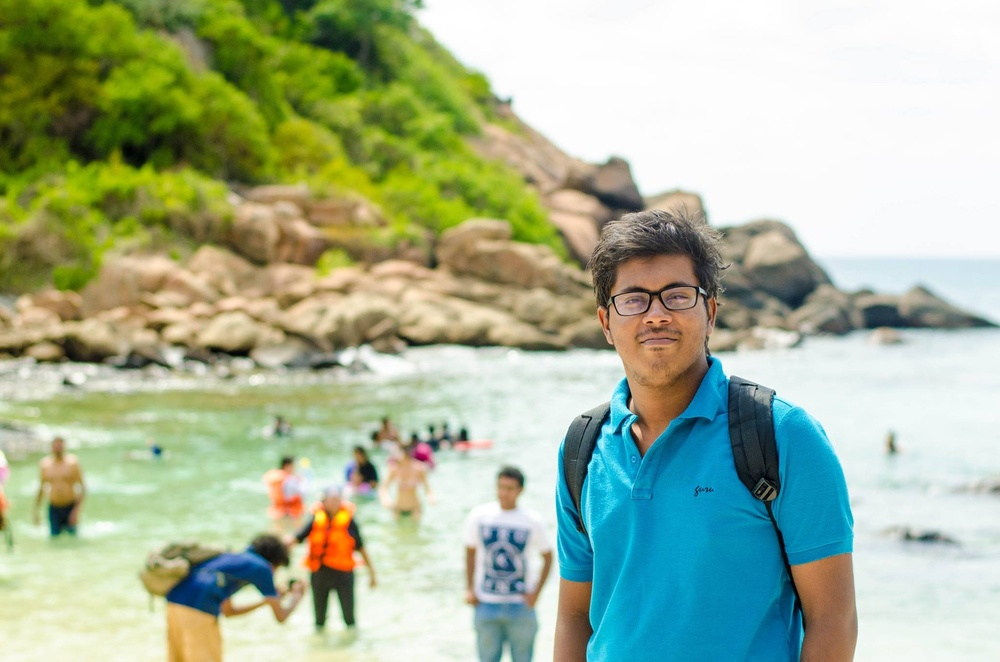
%> input picture ImagePrecessing/basics/me.jpg, 1000 x 662 px, shrunk from 2048 x 1356 before the run
$ octave histrogram.m   (GNU Octave 9; MATLAB toolbox functions it lacks are replaced by stand-ins)
%> lines starting %> are read from the running program, lines starting %| are printed output that depends on the picture
a=imread('me.jpg');
%> a is the input picture: size 662x1000x3 uint8; mean R, G, B 167, 181.6, 153.4
m=size(a,1);
%> m = 662
l=size(a,2);
%> l = 1000

red=a(:,:,1);
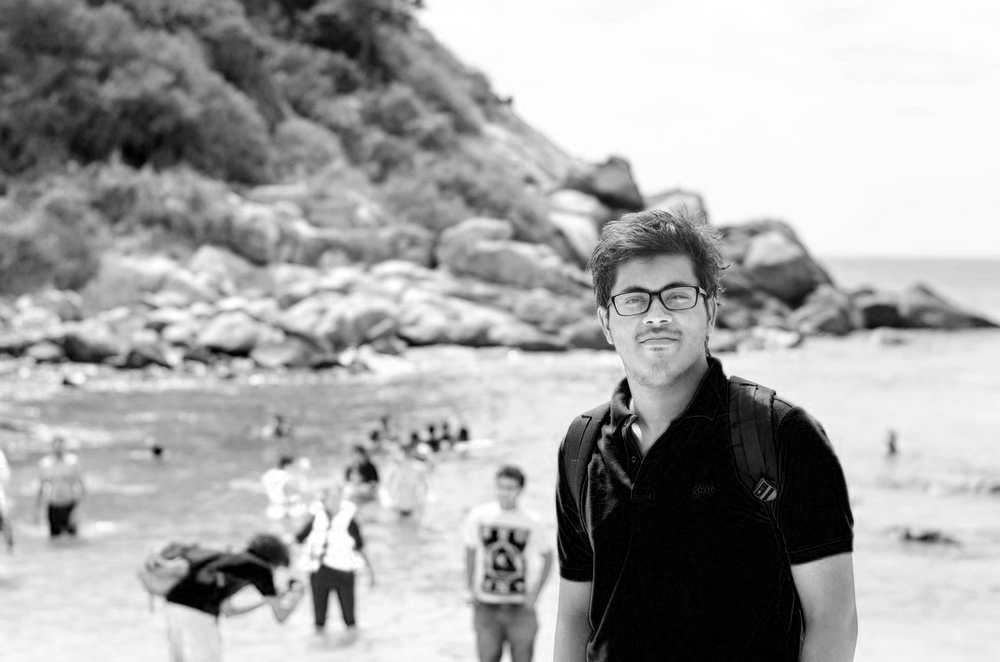
%> red: size 662x1000 uint8; min 0, max 255, mean 167
green=a(:,:,1);
blue=a(:,:,1);

gray=rgb2gray(a);
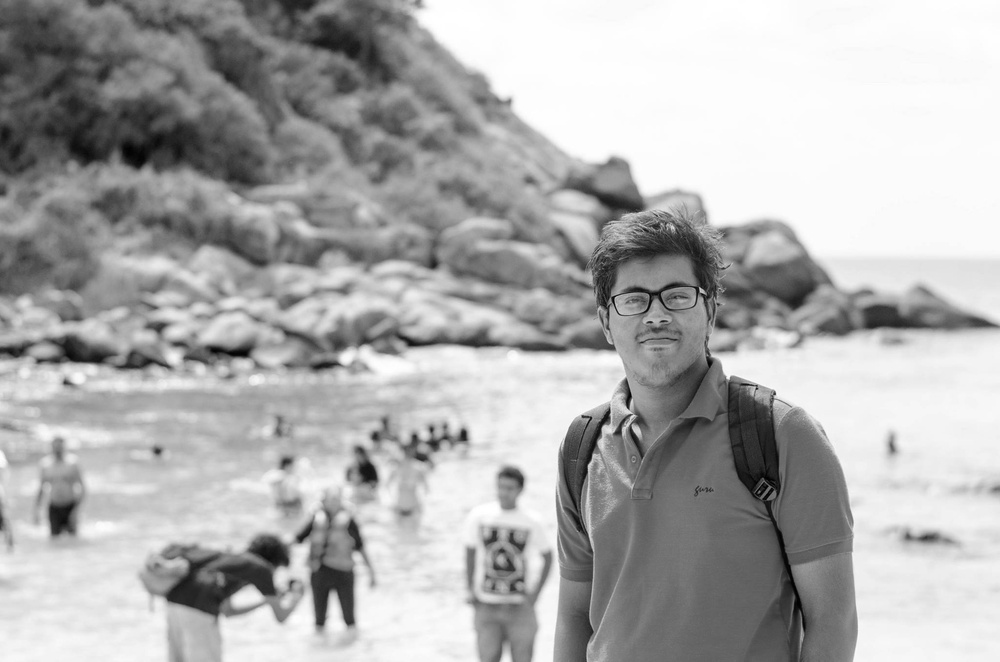
%> gray: size 662x1000 uint8; min 0, max 255, mean 174
binNum=255 ;
binBounds=linspace(0,255,binNum+1);

hist=zeros(binNum,1);
for i=1:binNum
    hist(i)=sum(sum(gray<=binBounds(i+1)  & gray>=binBounds(i)));
end
%> after the loop, hist = 255 values, max 52538 at index 252, min 15 at index 1, mean 5185.2
binCenters=(binBounds(2:end)+binBounds(1:end-1))/2;
bar(binCenters,hist,0.4);
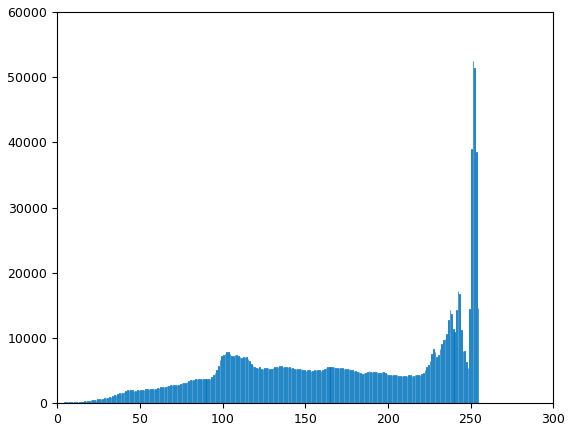
%> figure redrawn from the program's plot data; tallest bar 52538 high, from x = 251.3 to 251.7

$ run again, with ImagePrecessing/basics/me2.jpg copied over ImagePrecessing/basics/me.jpg
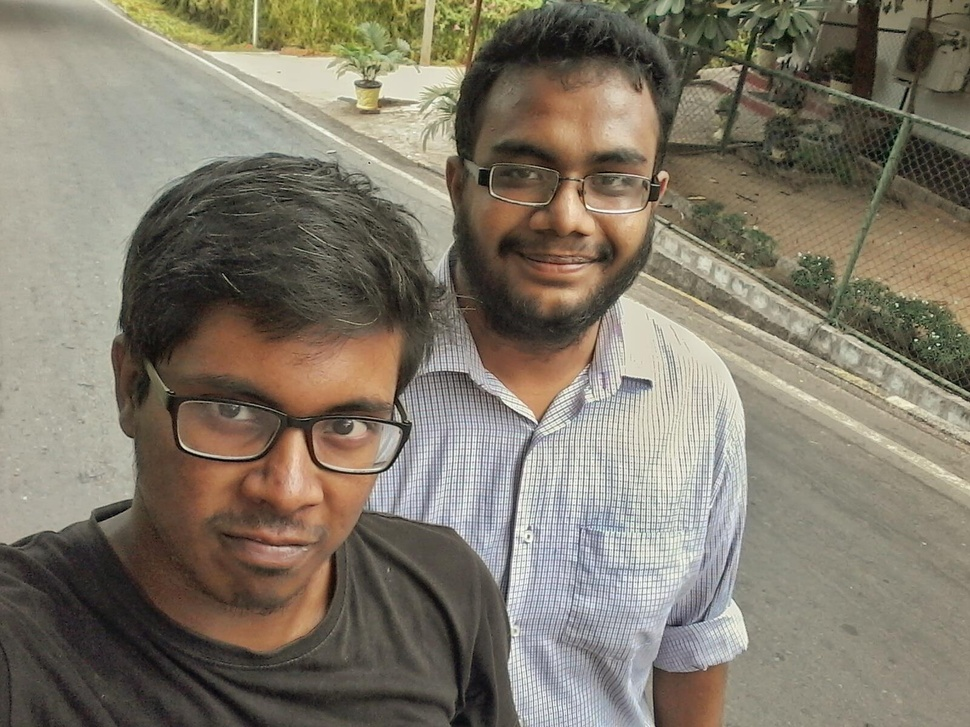
%> input picture ImagePrecessing/basics/me2.jpg, 970 x 727 px, shrunk from 1600 x 1200 before the run
%> a is the input picture: size 727x970x3 uint8; mean R, G, B 128.4, 120.9, 106.2
%> `gray=rgb2gray(a);`:
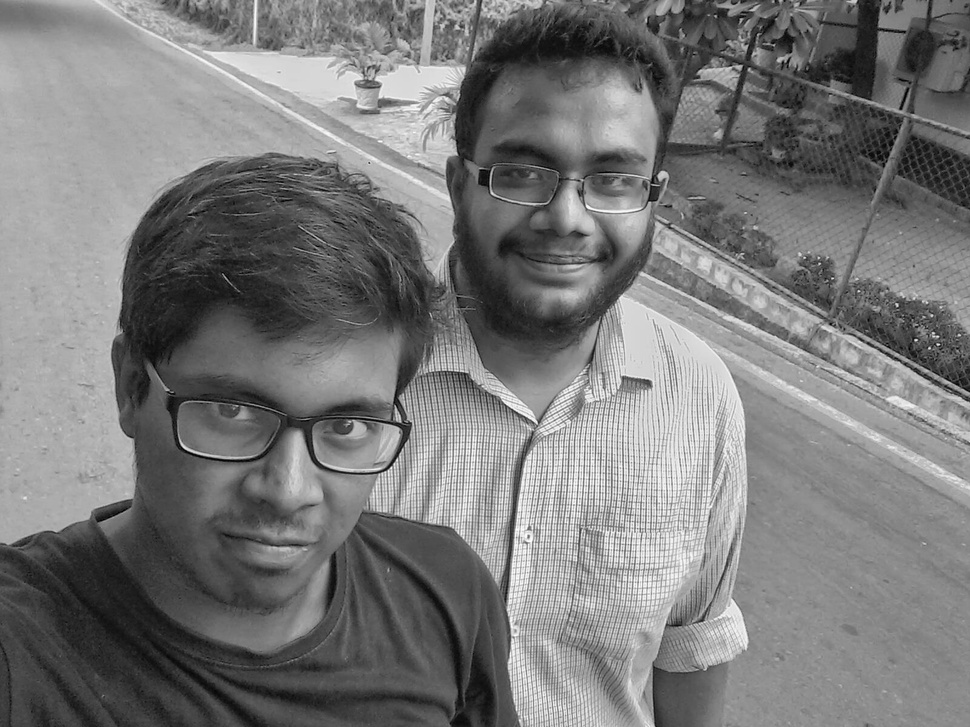
%> gray: size 727x970 uint8; min 0, max 255, mean 121.4
%> after the loop `for i=1:binNum`: hist = 255 values, max 18425 at index 172, min 21 at index 1, mean 5530.8
%> `bar(binCenters,hist,0.4);`:
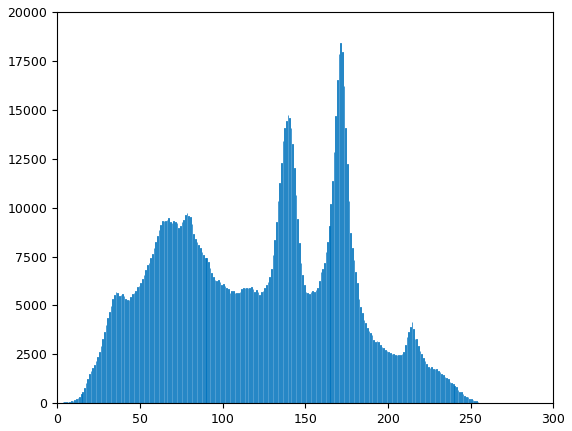
%> figure redrawn from the program's plot data; tallest bar 18425 high, from x = 171.3 to 171.7
